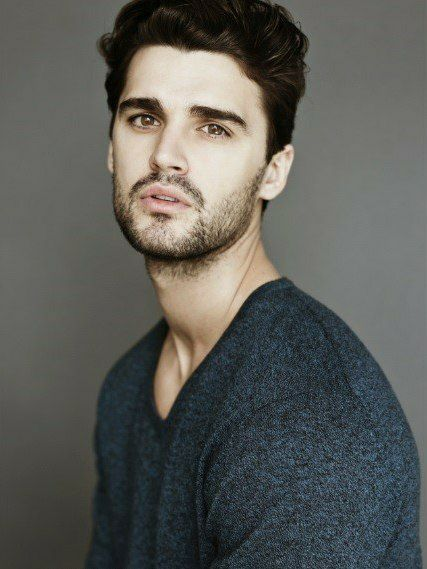
#> input picture image.jpg, 427 x 569 px
$ python main.py
#> lines starting #> are read from the running program, lines starting #| are printed output that depends on the picture
# -*- coding: utf-8 -*-
"""main.ipynb

Automatically generated by Colaboratory.

Original file is located at
    https://colab.research.google.com/drive/1LIL6pJd8C1n0Dr1QmbK8jjXb9t-ryHBn
"""

import cv2
from google.colab.patches import cv2_imshow
import numpy as np

img = cv2.imread('image.jpg')
#> img is the input picture: shape (569, 427, 3); mean B, G, R 87.9, 92.1, 91.4
cv2_imshow(img)

img_gray = cv2.cvtColor(img, cv2.COLOR_BGR2GRAY)
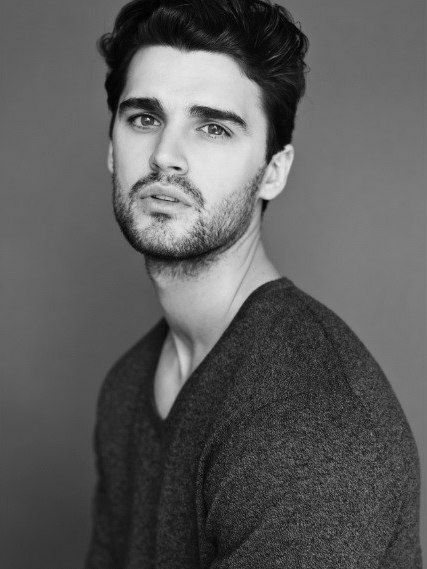
#> img_gray: shape (569, 427); min 0, max 245, mean 91.4
cv2_imshow(img_gray)

invert = cv2.bitwise_not(img_gray)
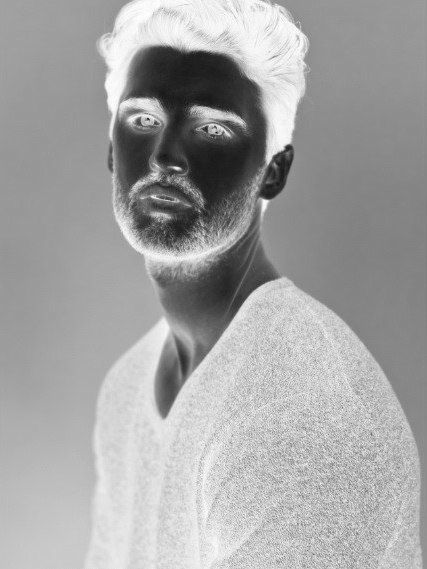
#> invert: shape (569, 427); min 10, max 255, mean 163.6
cv2_imshow(invert)

blur = cv2.GaussianBlur(invert, (41, 41), 0)
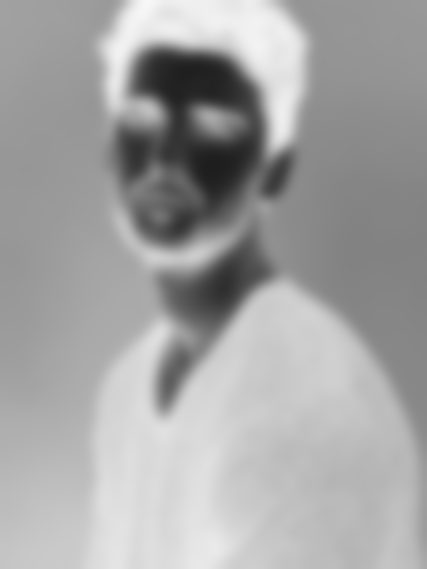
#> blur: shape (569, 427); min 30, max 246, mean 163.6
cv2_imshow(blur)

invertedblur = cv2.bitwise_not(blur)
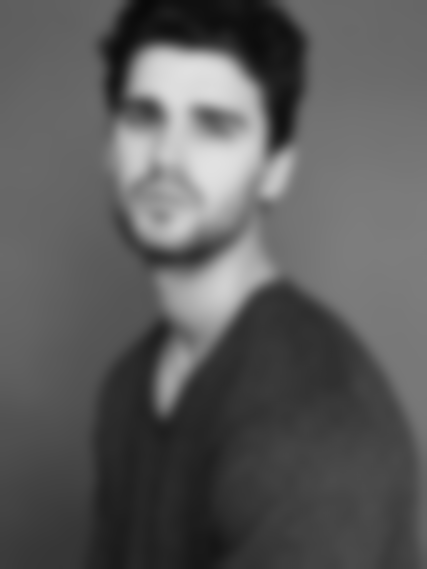
#> invertedblur: shape (569, 427); min 9, max 225, mean 91.4
cv2_imshow(invertedblur)

sketch = cv2.divide(img_gray, invertedblur, scale=256.0)
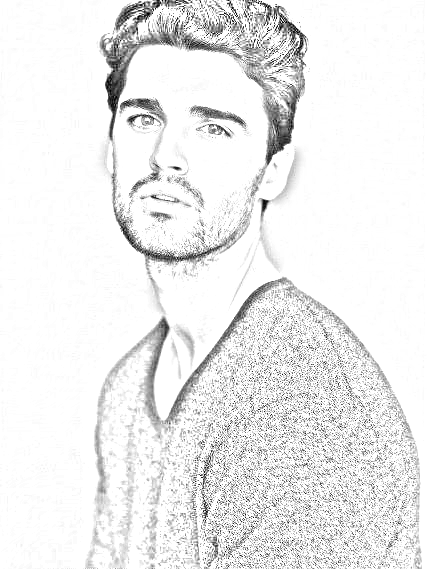
#> sketch: shape (569, 427); min 0, max 255, mean 236.5
cv2_imshow(sketch)

cv2.imwrite('sketch.jpg', sketch)
